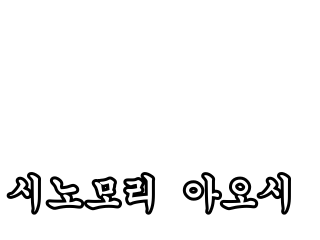
#> input picture assets/movie/ru12_aoshi.png, 320 x 240 px
$ python vram4bpp.py ../../assets/movie/ru12_aoshi.png ../../assets/movie/ru12_kaoru.png
#> lines starting #> are read from the running program, lines starting #| are printed output that depends on the picture
"""Reinterpret a DuckStation vram-write dump (16bpp) as 4bpp indices -> grayscale PNG."""
import sys
from PIL import Image

src, dst = sys.argv[1], sys.argv[2]
im = Image.open(src).convert("RGBA")
#> im is the input picture: PIL image 320x240 RGBA; mean R, G, B, A 6.2, 6.2, 6.2, 17.9
w, h = im.size
#> w = 320; h = 240
px = im.load()
out = Image.new("L", (w * 4, h))
#> out: PIL image 1280x240 L; every value is 0
o = out.load()
for y in range(h):
    for x in range(w):
        r, g, b, a = px[x, y]
        v = (r >> 3) | ((g >> 3) << 5) | ((b >> 3) << 10) | ((1 if a >= 128 else 0) << 15)
        for k in range(4):
            o[x * 4 + k, y] = ((v >> (4 * k)) & 15) * 17
out.save(dst)
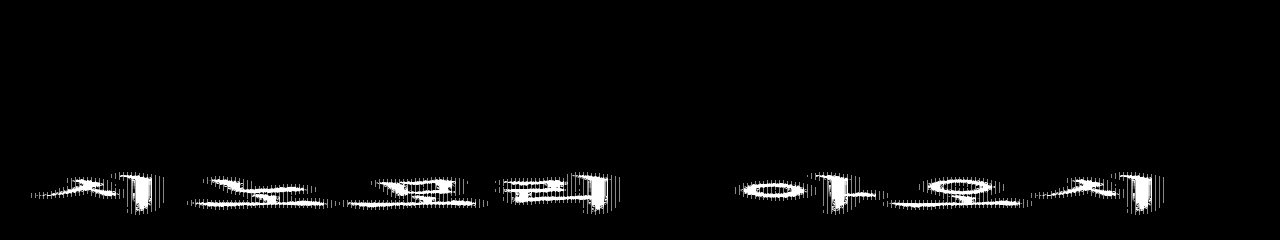
#> saved as ru12_kaoru.png: PIL image 1280x240 L; min 0, max 255, mean 7.8

$ run again, on assets/movie/ru12_saito.png
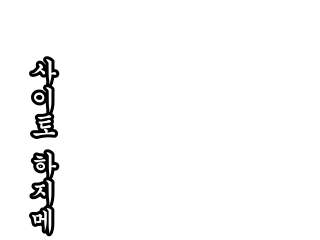
#> input picture assets/movie/ru12_saito.png, 320 x 240 px
#> im is the input picture: PIL image 320x240 RGBA; mean R, G, B, A 2.6, 2.6, 2.6, 9.6
#> out: PIL image 1280x240 L; every value is 0
#> `out.save(dst)`:
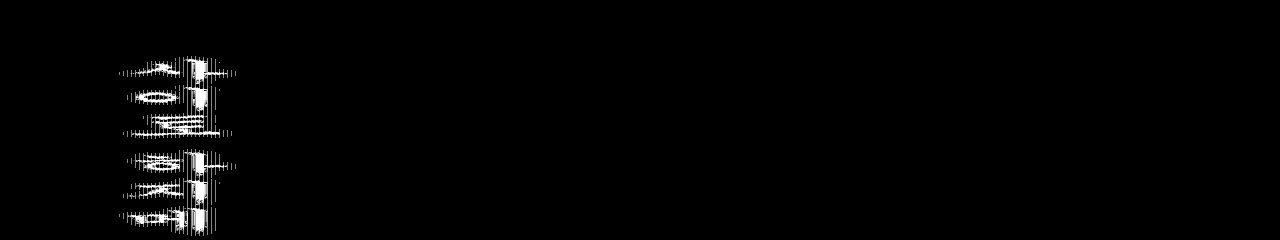
#> saved as ru12_saito.png: PIL image 1280x240 L; min 0, max 255, mean 3.6
